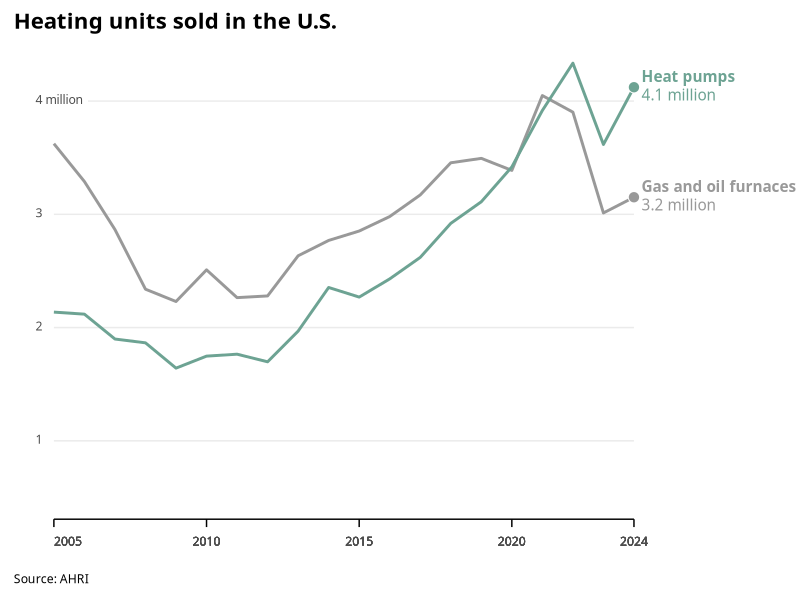

Reproduce this figure in R.
library(tidyverse)
library(ggtext)
library(scales)

sales <- read_csv("data/sales.csv")

chart_cols <- c("#6da393", "#999999")

long_sales <- sales |>
  pivot_longer(cols = 2:4, names_to = "group", values_to = "sales") |>
  mutate(
    chart_grouping = ifelse(group == "heat_pump", "heat_pump", "gas_oil")
  ) |>
  group_by(year, chart_grouping) |>
  summarise(total = sum(sales))

most_recent <- long_sales |>
  filter(year == 2024) |>
  mutate(
    short_amount = label_comma(.1, scale = 1e-6, suffix = " million")(total),
    cat_label = case_when(
      chart_grouping == "gas_oil" ~ "<strong>Gas and oil furnaces</strong>",
      chart_grouping == "heat_pump" ~ "<strong>Heat pumps</strong>",
      TRUE ~ "ERROR"
    ),
    full_label = paste(cat_label, short_amount, sep = "<br>")
  )


long_sales |>
  ggplot(aes(year, total, color = chart_grouping, fill = chart_grouping)) +
  geom_line(linewidth = 1) +
  geom_point(data = most_recent, size = 3.5, shape = 21, color = "white") +
  geom_textbox(
    data = most_recent,
    aes(label = full_label),
    family = "Libre Franklin",
    fill = NA,
    halign = 0,
    box.size = 0,
    hjust = 0
  ) +
  scale_color_manual(values = rev(chart_cols)) +
  scale_fill_manual(values = rev(chart_cols)) +
  scale_y_continuous(
    breaks = c(1:4) * 1e6,
    limits = c(500000, NA),
    labels = c("1", "2", "3", "4 million")
  ) +
  scale_x_continuous(
    breaks = c(seq(from = 2005, to = 2020, by = 5), 2024),
    expand = expansion(add = c(0, 0))
  ) +
  coord_cartesian(clip = "off", xlim = c(NA, 2024)) +
  theme_minimal() +
  theme(
    panel.grid.major.x = element_blank(),
    panel.grid.minor.x = element_blank(),
    panel.grid.minor.y = element_blank(),
    axis.ticks.x = element_line(),
    axis.ticks.length = unit(2, "mm"),
    axis.line.x = element_line(),
    axis.text.y = element_markdown(
      hjust = 0,
      margin = margin(r = -30),
      fill = "white",
      padding = unit(1, "mm")
    ),
    axis.text.x = element_text(
      hjust = c(0, rep(.5, 4)),
      margin = margin(t = 7)
    ),
    legend.position = "none",
    plot.margin = margin(r = 120, t = 10, l = 10, b = 10),
    text = element_text(family = "Libre Franklin"),
    plot.title.position = "plot",
    plot.title = element_text(face = "bold", size = 16),
    plot.caption = element_text(hjust = 0),
    plot.caption.position = "plot"
  ) +
  labs(
    y = "",
    x = "",
    title = "Heating units sold in the U.S.",
    caption = "Source: AHRI"
  )
